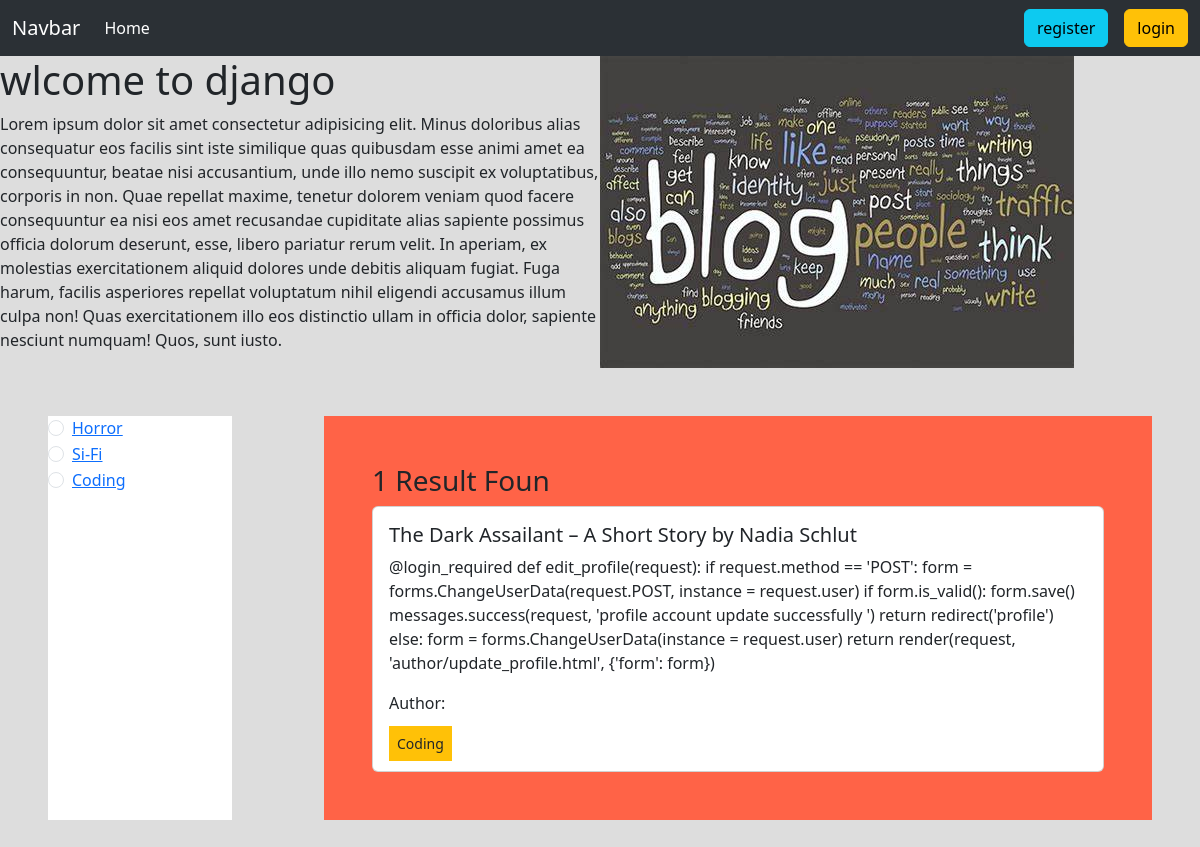
The app's page /, older data.
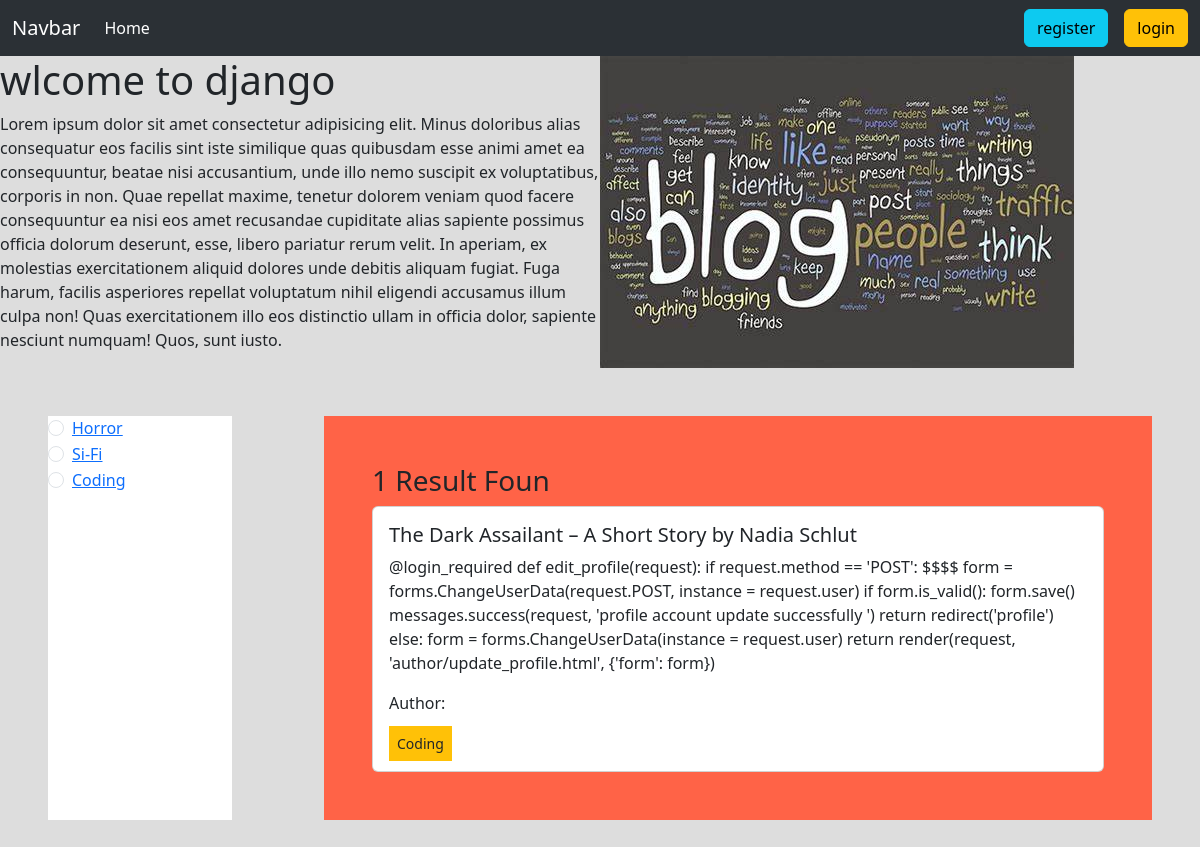
The same page, newer data.
### posts/models.py (models this page shows, shortened)
class Post(models.Model):
    title = models.CharField(max_length=100)
    content = models.TextField()
    category = models.ManyToManyField(Category)
    author = models.ForeignKey(User, on_delete=models.CASCADE)

### blog_project/views.py (the view)
# urls.py: 2. Add a URL to urlpatterns:  path('', views.home, name='home')
def home(request, category_slug = None):
    data = Post.objects.all()
    if category_slug is not None:
        category = Category.objects.get(slug = category_slug)
        data = Post.objects.filter(category=category)
    categories = Category.objects.all()
    return render(request, 'home.html', {'data': data, 'category': categories})

### templates/home.html
{% extends 'base.html' %} {% load static %} {% block content %}
<div class="d-flex flex-wrap">
  <div class="col-6">
    <h1>wlcome to django</h1>
    <p>Lorem ipsum dolor sit amet consectetur adipisicing elit. Minus doloribus alias consequatur eos facilis sint iste similique quas quibusdam esse animi amet ea consequuntur, beatae nisi accusantium, unde illo nemo suscipit ex voluptatibus, corporis in non. Quae repellat maxime, tenetur dolorem veniam quod facere consequuntur ea nisi eos amet recusandae cupiditate alias sapiente possimus officia dolorum deserunt, esse, libero pariatur rerum velit. In aperiam, ex molestias exercitationem aliquid dolores unde debitis aliquam fugiat. Fuga harum, facilis asperiores repellat voluptatum nihil eligendi accusamus illum culpa non! Quas exercitationem illo eos distinctio ullam in officia dolor, sapiente nesciunt numquam! Quos, sunt iusto.</p>
  </div>
  <div class="col-6">
    <img src="{% static 'OIP.jpeg' %}" alt="">
  </div>
</div>
<div style="" class="mt-5">
  <div class="d-flex flex-wrap m-5">
    <div class="col-2" style="background-color: #ffff;">
      {% for cat in category %}
      <div class="form-check">
        <input
          class="form-check-input"
          type="radio"
          name="category"
          id="{{cat.id}}"
        />
        <label class="form-check-label" for="{{cat.id}}">
          <a href="{% url 'category_post' cat.slug %}">{{cat.name}}</a>
        </label>
      </div>
      {% endfor %}
    </div>
    <div class="col-1"></div>
    <div class="col-9 p-5" style="background-color: tomato;">
      <h3>{{ data | length }} Result Foun</h3>
      <div class="row">
        <div class=" mb-3 mb-sm-0">
          {% for post in data %}
          <div class="card">
            <div class="card-body">
              <h5 class="card-title">{{post.title}}</h5>
              <p class="card-text">{{post.content}}</p>
              <p>
                Author: {{post.author.first_name}} {{post.author.last_name}}
              </p>
              {% for item in post.category.all %}
              <small class="bg-warning p-2">{{item.name}}</small>
              {% endfor %}
            </div>
          </div>
          {% endfor %}
        </div>
      </div>
    </div>
  </div>
</div>
{% endblock %}

Row changes from the older to the newer data that the page shows:
changed Post "The Dark Assailant – A Short Story by Nadia Schlut": content "…if request.method == 'POST': form = forms.ChangeUserData(request.POST, instance…" → "…if request.method == 'POST': $$$$ form = forms.ChangeUserData(request.POST, instance…"
